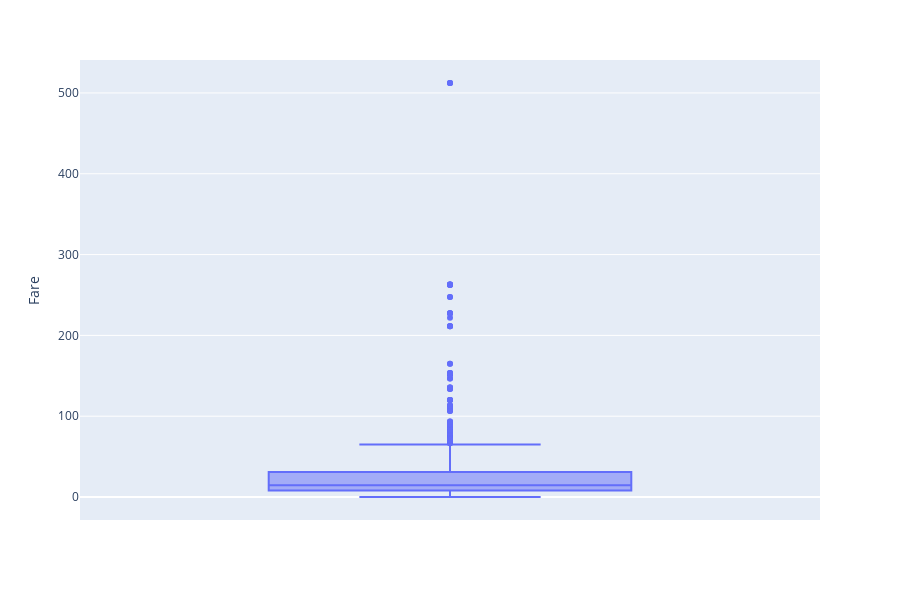

Here is the notebook cell this chart was saved with:
### Markdown cell above
**`Fare`**

### Code cell
fig = px.box(df_clean, y='Fare', height=600)
fig.show()

### Figure 1 — Plotly figure (JSON) as saved in the notebook; plotly's stock layout.template omitted (floating-point values rounded to 4 significant figures; data arrays with more than 128 entries replaced by an {"elided": "..."} marker saying what was removed)
{"data": [{"alignmentgroup": "True", "hovertemplate": "Fare=%{y}<extra></extra>", "legendgroup": "", "marker": {"color": "#636efa"}, "name": "", "notched": false, "offsetgroup": "", "orientation": "v", "showlegend": false, "type": "box", "x0": " ", "xaxis": "x", "y": {"elided": "891 float values"}, "y0": " ", "yaxis": "y"}], "layout": {"boxmode": "group", "height": 600, "legend": {"tracegroupgap": 0}, "margin": {"t": 60}, "xaxis": {"anchor": "y", "domain": [0, 1]}, "yaxis": {"anchor": "x", "domain": [0, 1], "title": {"text": "Fare"}}}}
